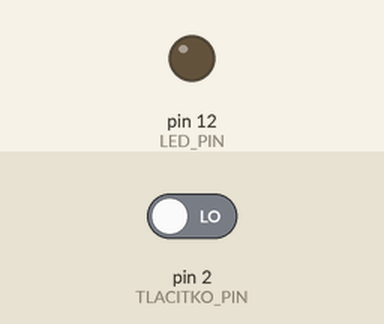
This sketch was run on a simulated Arduino Uno, built with avr-gcc and run on an emulated ATmega328P. On the bench: output pins drawn as LEDs (lit = HIGH). The inputs (shaded band) are chosen by the test bench; at power-on: pin 2 (TLACITKO_PIN) LOW.

Above: at 1.2 s.
1.3 s: pin 2 (TLACITKO_PIN) driven HIGH
At 1.8 s:
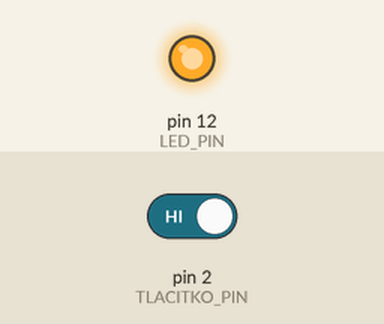
2.8 s: pin 2 (TLACITKO_PIN) driven LOW
At 4.2 s:
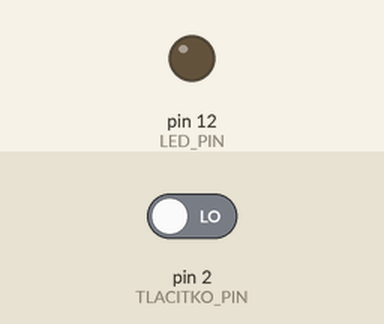
Timing chart, 0 to 5.8 s (numbered marks = the images above; inputs shaded):
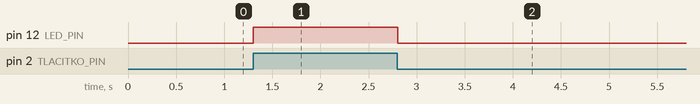

The sketch:

cv2-externi-rezistor-tlacitko.ino
```cpp
// Tlačítko je připojeno na pin číslo 2
#define TLACITKO_PIN 2

// Externí LED je připojena na pin číslo 12
// Arduino má i vestavěnou LED (obvykle na pinu 13)
// → Tu bychom mohli použít místo externí, pokud bychom chtěli:
// #define LED_PIN LED_BUILTIN
#define LED_PIN 12

// Proměnná pro uložení stavu tlačítka
int stavTlacitka = 0;

void setup()
{
  // Nastavení pinu s tlačítkem jako vstupního
  // Používáme INPUT (bez PULLUP), takže je nutné zapojit externí rezistor
  // Externí rezistor zajišťuje, že pin má vždy jasnou logickou úroveň
  // (ne „plovoucí“ hodnotu mezi 0 a 1)
  pinMode(TLACITKO_PIN, INPUT);

  // Nastavení pinu s LED jako výstupního
  pinMode(LED_PIN, OUTPUT);
}

void loop()
{
  // Načtení stavu tlačítka pomocí funkce digitalRead()
  // Vrací hodnotu HIGH (1) nebo LOW (0)
  stavTlacitka = digitalRead(TLACITKO_PIN);

  // Zkrácený zápis podmínky:
  // Pokud je tlačítko stisknuté (HIGH), LED se rozsvítí
  // Pokud není stisknuté (LOW), LED zhasne
  // Tento zápis nahrazuje klasickou konstrukci if/else
  digitalWrite(LED_PIN, (stavTlacitka == HIGH) ? HIGH : LOW);

  /* Klasický zápis stejné podmínky:
  if (stavTlacitka == HIGH) {
    digitalWrite(LED_PIN, HIGH); // zapni LED
  } else {
    digitalWrite(LED_PIN, LOW);  // zhasni LED
  }
  */

  // Krátká pauza (volitelná) – zlepšuje čitelnost v simulátoru
  delay(10);
}
```

Measured:
- after the input at 1.3 s, pin 12 (LED_PIN): LOW → HIGH at once
- after the input at 2.8 s, pin 12 (LED_PIN): HIGH → LOW at once
